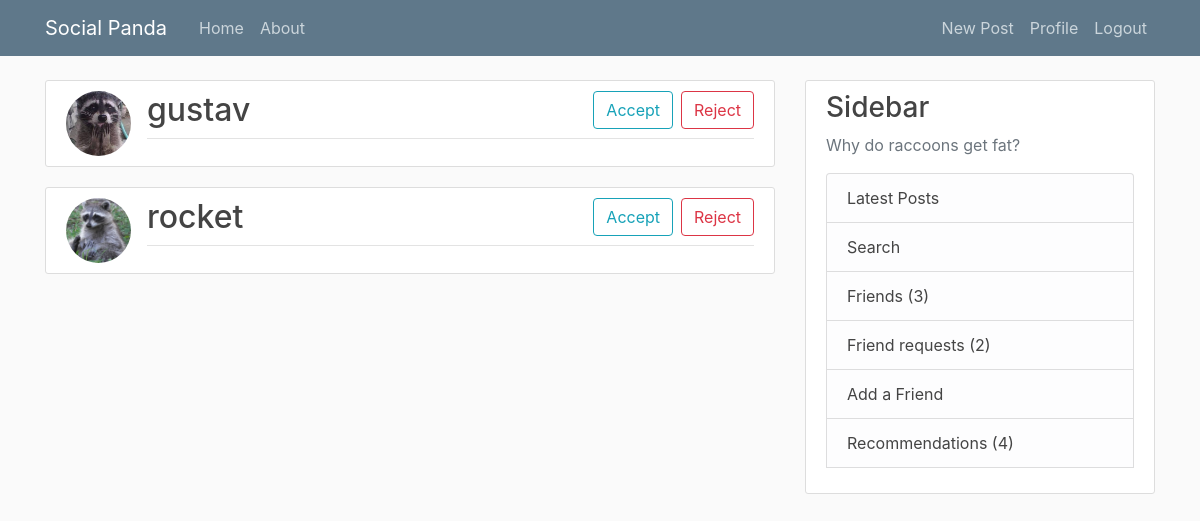
Page /friend-request/ (signed in) on the committed database.
### blog/models.py (models this page shows, shortened)
class FriendRequest(models.Model):
    sender = models.ForeignKey(User, on_delete=models.CASCADE, related_name="sender")
    receiver = models.ForeignKey(
        User, on_delete=models.CASCADE, related_name="receiver"
    )

### users/models.py (models this page shows, shortened)
class Profile(models.Model):
    user = models.OneToOneField(User, on_delete=models.CASCADE)
    image = models.ImageField(default="default.jpg", upload_to="profile_pics")

### blog/views.py (the view)
# urls.py: path("friend-request/", FriendRequestListView.as_view(), name="friend-request"),
class FriendRequestListView(LoginRequiredMixin, ListView):
    model = Friend
    template_name = "blog/friend_request.html"
    def get_context_data(self, *, object_list=None, **kwargs):
        friend_requests = FriendRequest.objects.filter(receiver_id=self.request.user.id)
        kwargs.update({"friend_requests": friend_requests})
        return super().get_context_data(object_list=None, **kwargs)

### blog/context_processors.py (called while the page is built)
def friend_requests(request):
    user = request.user
    friend_request_count = FriendRequest.objects.filter(receiver_id=user.id).count()
    friend_count = Friend.objects.filter(current_user_id=user.id).count()
    shared_posts_count = SharedPost.objects.filter(post_receiver_id=user.id).count()
    return {
        "friend_request_count": friend_request_count,
        "friends_count": friend_count,
        "shared_posts_count": shared_posts_count,
    }

### blog/templates/blog/friend_request.html (shortened to what this page needs)
{% extends 'blog/base.html'%}
{% block content %}
    {% if user.is_authenticated  %}
        {% if friend_requests %}
            {% for request in friend_requests %}
            <article class="media content-section">
              <img class="rounded-circle article-img" src="{{ request.sender.profile.image.url }}">
              <div class="media-body">
                <h2><a class="article-title">{{ request.sender.username }}</a>
                    <button onclick="window.location='/process-request?friend={{ request.sender.id }}&accepted=false'"
                            style="float:right" class="btn btn-outline-danger ml-2" type="submit">Reject</button>
                    <button onclick="window.location='/process-request?friend={{ request.sender.id }}&accepted=true'"
                            style="float:right" class="btn btn-outline-info" type="submit">Accept</button>
                </h2>
                <div class="article-metadata">
                </div>
              </div>
            </article>
            {% endfor %}
        {% else %}
            <h2>No new friends requests.</h2>
        {% endif %}
    {% endif %}
{% endblock content %}

### blog/static/blog/main.css (style rules this page uses)
body { background: #fafafa; color: #333333; margin-top: 5rem; }
h1, h2, h3, h4, h5, h6 { color: #444444; }
.content-section { background: #ffffff; padding: 10px 20px; border: 1px solid #dddddd; border-radius: 3px; margin-bottom: 20px; }
.article-title { color: #444444; }
.article-img { height: 65px; width: 65px; margin-right: 16px; }
.article-metadata { padding-bottom: 1px; margin-bottom: 4px; border-bottom: 1px solid #e3e3e3 }

### rows in the picture
FriendRequest: sender.profile.image (picture), sender.username "gustav"
FriendRequest: sender.profile.image (picture), sender.username "rocket"

### other values in the picture
{{ friends_count }} "3"
{{ friend_request_count }} "2"
{{ shared_posts_count }} "4"
